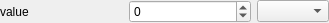
<?xml version="1.0" encoding="UTF-8"?>
<ui version="4.0">
 <class>IntVal</class>
 <widget class="QWidget" name="IntVal">
  <property name="geometry">
   <rect>
    <x>0</x>
    <y>0</y>
    <width>329</width>
    <height>23</height>
   </rect>
  </property>
  <property name="sizePolicy">
   <sizepolicy hsizetype="Preferred" vsizetype="MinimumExpanding">
    <horstretch>0</horstretch>
    <verstretch>0</verstretch>
   </sizepolicy>
  </property>
  <property name="windowTitle">
   <string notr="true">Form</string>
  </property>
  <layout class="QHBoxLayout" name="horizontalLayout">
   <property name="leftMargin">
    <number>0</number>
   </property>
   <property name="topMargin">
    <number>0</number>
   </property>
   <property name="rightMargin">
    <number>0</number>
   </property>
   <property name="bottomMargin">
    <number>0</number>
   </property>
   <item>
    <widget class="QLabel" name="valLabel">
     <property name="sizePolicy">
      <sizepolicy hsizetype="Preferred" vsizetype="MinimumExpanding">
       <horstretch>0</horstretch>
       <verstretch>0</verstretch>
      </sizepolicy>
     </property>
     <property name="text">
      <string notr="true">value</string>
     </property>
    </widget>
   </item>
   <item>
    <widget class="QSpinBox" name="value">
     <property name="sizePolicy">
      <sizepolicy hsizetype="Preferred" vsizetype="Fixed">
       <horstretch>0</horstretch>
       <verstretch>0</verstretch>
      </sizepolicy>
     </property>
     <property name="keyboardTracking">
      <bool>false</bool>
     </property>
     <property name="suffix">
      <string notr="true"/>
     </property>
     <property name="prefix">
      <string notr="true"/>
     </property>
     <property name="minimum">
      <number>-999999999</number>
     </property>
     <property name="maximum">
      <number>999999999</number>
     </property>
    </widget>
   </item>
   <item>
    <widget class="QComboBox" name="unitBox">
     <property name="sizePolicy">
      <sizepolicy hsizetype="Fixed" vsizetype="Fixed">
       <horstretch>0</horstretch>
       <verstretch>0</verstretch>
      </sizepolicy>
     </property>
     <property name="currentText">
      <string notr="true"/>
     </property>
     <property name="currentIndex">
      <number>-1</number>
     </property>
     <property name="maxCount">
      <number>10</number>
     </property>
     <property name="sizeAdjustPolicy">
      <enum>QComboBox::AdjustToContents</enum>
     </property>
    </widget>
   </item>
  </layout>
 </widget>
 <resources/>
 <connections/>
</ui>
